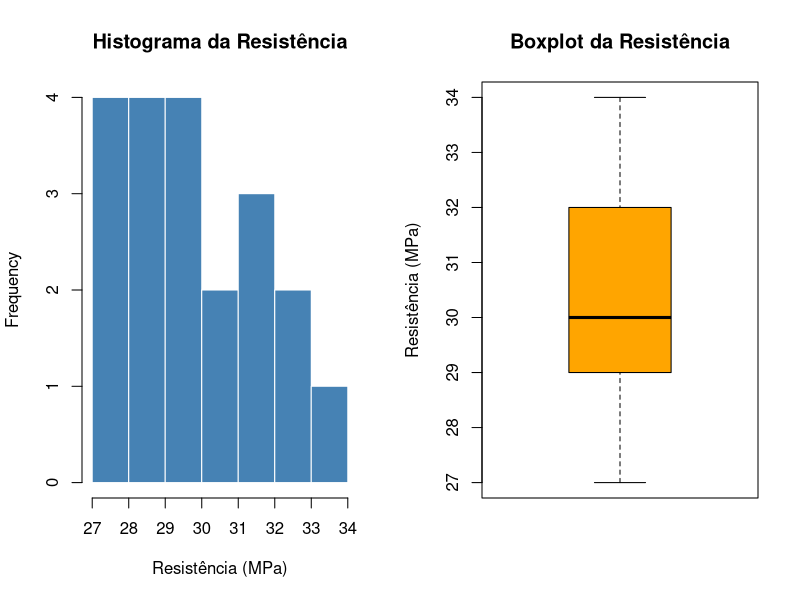

Write the R code that produced this figure.
## ---- chunk 1
knitr::opts_chunk$set(echo = FALSE)
## ---- chunk 2
# --- DADOS ---
resistencia <- c(28, 30, 32, 29, 31, 33, 27, 30, 29, 28,
                 34, 32, 30, 31, 29, 30, 28, 33, 32, 29)

# --- 1. ROL (ORDENAÇÃO) ---
rol <- sort(resistencia)
print("Rol dos dados:")
print(rol)

# --- 2. TABELA DE FREQUÊNCIAS ---
tabela_freq <- table(resistencia)
freq_relativa <- prop.table(tabela_freq) * 100
tabela_final <- data.frame(
  Valor = as.numeric(names(tabela_freq)),
  Freq_Absoluta = as.vector(tabela_freq),
  Freq_Relativa = round(as.vector(freq_relativa), 2)
)
print("Tabela de Frequências:")
print(tabela_final)

# --- 3. MEDIDAS DE POSIÇÃO E DISPERSÃO ---
media <- mean(resistencia)
mediana <- median(resistencia)
moda <- as.numeric(names(sort(table(resistencia), decreasing = TRUE)[1]))
dp <- sd(resistencia)
cv <- (dp / media) * 100
amplitude <- max(resistencia) - min(resistencia)

cat("\nMedidas Estatísticas:\n")
cat("Média:", media, "MPa\n")
cat("Mediana:", mediana, "MPa\n")
cat("Moda:", moda, "MPa\n")
cat("Desvio Padrão:", round(dp, 2), "MPa\n")
cat("Coeficiente de Variação:", round(cv, 2), "%\n")
cat("Amplitude:", amplitude, "MPa\n")

# --- 4. GRÁFICOS ---
par(mfrow = c(1, 2)) # dividir a tela em 2 gráficos lado a lado

# Histograma
hist(resistencia, main = "Histograma da Resistência",
     xlab = "Resistência (MPa)", col = "steelblue", border = "white")

# Boxplot
boxplot(resistencia, main = "Boxplot da Resistência",
        ylab = "Resistência (MPa)", col = "orange")

# --- 5. NORMA NBR 7215 (opcional) ---
# Verifica se atende ao fck de 30 MPa (por exemplo)
fck <- 30
n_inf <- sum(resistencia < fck)
cat("\nCom base na NBR 7215:\n")
cat("Número de corpos de prova abaixo de", fck, "MPa:", n_inf, "\n")

if (n_inf <= 1) {
  cat("Concreto APROVADO (até 1 valor abaixo de fck permitido).\n")
} else {
  cat("Concreto REPROVADO (mais de 1 valor abaixo de fck).\n")
}

